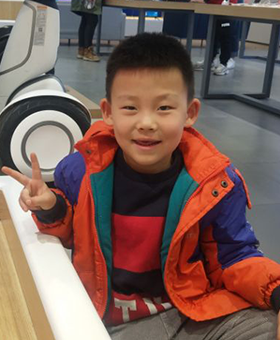
#> input picture Python.OpenCV.From.Novice.To.Practice/code/04/09/4.27.png, 280 x 340 px
$ python Demo_09.py
#> lines starting #> are read from the running program, lines starting #| are printed output that depends on the picture
import cv2

image = cv2.imread("4.27.png") # 读取4.27.png
#> image is the input picture: shape (340, 280, 3); mean B, G, R 87.8, 95.7, 123.8
image_Gray = cv2.cvtColor(image, cv2.COLOR_BGR2GRAY) # 将4.27.png转换为灰度图像
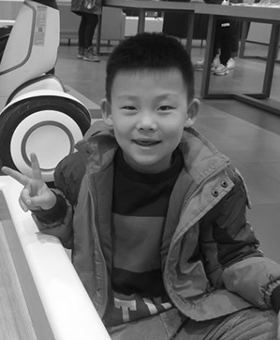
#> image_Gray: shape (340, 280); min 0, max 255, mean 103.2
# 自适应阈值的计算方法为cv2.ADAPTIVE_THRESH_MEAN_C
athdMEAM = cv2.adaptiveThreshold\
    (image_Gray, 255, cv2.ADAPTIVE_THRESH_MEAN_C, cv2.THRESH_BINARY, 5, 3)
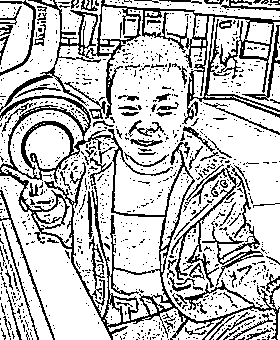
#> athdMEAM: shape (340, 280); 75.5% white; black in thin lines or dots
# 自适应阈值的计算方法为cv2.ADAPTIVE_THRESH_GAUSSIAN_C
athdGAUS = cv2.adaptiveThreshold\
    (image_Gray, 255, cv2.ADAPTIVE_THRESH_GAUSSIAN_C,cv2.THRESH_BINARY, 5, 3)
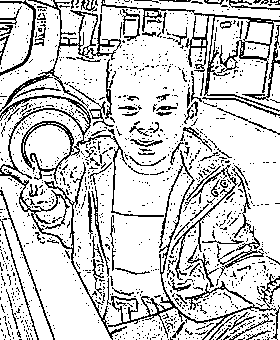
#> athdGAUS: shape (340, 280); 80.7% white; black in thin lines or dots
# 显示自适应阈值处理的结果
cv2.imshow("MEAN_C", athdMEAM)
cv2.imshow("GAUSSIAN_C", athdGAUS)
cv2.waitKey() # 按下任何键盘按键后
cv2.destroyAllWindows() # 销毁所有窗口
